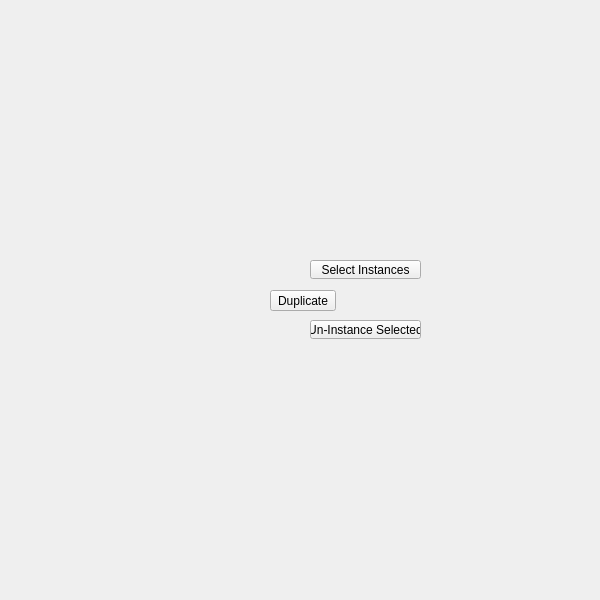
<?xml version="1.0" encoding="UTF-8"?>
<ui version="4.0">
 <class>QtUi</class>
 <widget class="QMainWindow" name="QtUi">
  <property name="enabled">
   <bool>true</bool>
  </property>
  <property name="geometry">
   <rect>
    <x>0</x>
    <y>0</y>
    <width>600</width>
    <height>600</height>
   </rect>
  </property>
  <property name="sizePolicy">
   <sizepolicy hsizetype="Ignored" vsizetype="Ignored">
    <horstretch>0</horstretch>
    <verstretch>0</verstretch>
   </sizepolicy>
  </property>
  <property name="minimumSize">
   <size>
    <width>0</width>
    <height>0</height>
   </size>
  </property>
  <property name="maximumSize">
   <size>
    <width>600</width>
    <height>600</height>
   </size>
  </property>
  <property name="cursor">
   <cursorShape>ArrowCursor</cursorShape>
  </property>
  <property name="windowTitle">
   <string>Toolkit</string>
  </property>
  <property name="whatsThis">
   <string>main</string>
  </property>
  <property name="toolButtonStyle">
   <enum>Qt::ToolButtonIconOnly</enum>
  </property>
  <property name="tabShape">
   <enum>QTabWidget::Triangular</enum>
  </property>
  <property name="dockNestingEnabled">
   <bool>true</bool>
  </property>
  <property name="dockOptions">
   <set>QMainWindow::AllowNestedDocks|QMainWindow::AllowTabbedDocks|QMainWindow::AnimatedDocks|QMainWindow::ForceTabbedDocks</set>
  </property>
  <widget class="QWidget" name="mainWindow">
   <property name="sizePolicy">
    <sizepolicy hsizetype="Ignored" vsizetype="Ignored">
     <horstretch>0</horstretch>
     <verstretch>0</verstretch>
    </sizepolicy>
   </property>
   <widget class="QPushButton" name="i025">
    <property name="geometry">
     <rect>
      <x>270</x>
      <y>290</y>
      <width>66</width>
      <height>21</height>
     </rect>
    </property>
    <property name="minimumSize">
     <size>
      <width>0</width>
      <height>21</height>
     </size>
    </property>
    <property name="maximumSize">
     <size>
      <width>16777215</width>
      <height>21</height>
     </size>
    </property>
    <property name="toolTip">
     <string/>
    </property>
    <property name="whatsThis">
     <string>duplicate</string>
    </property>
    <property name="text">
     <string>Duplicate</string>
    </property>
   </widget>
   <widget class="QPushButton" name="b004">
    <property name="geometry">
     <rect>
      <x>310</x>
      <y>260</y>
      <width>111</width>
      <height>19</height>
     </rect>
    </property>
    <property name="maximumSize">
     <size>
      <width>111</width>
      <height>19</height>
     </size>
    </property>
    <property name="toolTip">
     <string>&lt;html&gt;&lt;head/&gt;&lt;body&gt;&lt;p&gt;Select objects that are an instance of the current selection.&lt;/p&gt;&lt;p&gt;If no user selection exists, function will select all instanced objects in the scene.&lt;/p&gt;&lt;/body&gt;&lt;/html&gt;</string>
    </property>
    <property name="text">
     <string>Select Instances</string>
    </property>
    <property name="iconSize">
     <size>
      <width>18</width>
      <height>18</height>
     </size>
    </property>
    <property name="autoDefault">
     <bool>false</bool>
    </property>
    <property name="default">
     <bool>false</bool>
    </property>
    <property name="flat">
     <bool>false</bool>
    </property>
    <property name="bnabled" stdset="0">
     <bool>true</bool>
    </property>
   </widget>
   <widget class="QPushButton" name="b005">
    <property name="geometry">
     <rect>
      <x>310</x>
      <y>320</y>
      <width>111</width>
      <height>19</height>
     </rect>
    </property>
    <property name="maximumSize">
     <size>
      <width>111</width>
      <height>19</height>
     </size>
    </property>
    <property name="toolTip">
     <string>Uninstance selected objects. (no selection is needed for 'all' flag)</string>
    </property>
    <property name="text">
     <string>Un-Instance Selected</string>
    </property>
    <property name="iconSize">
     <size>
      <width>18</width>
      <height>18</height>
     </size>
    </property>
    <property name="autoDefault">
     <bool>false</bool>
    </property>
    <property name="default">
     <bool>false</bool>
    </property>
    <property name="flat">
     <bool>false</bool>
    </property>
    <property name="bnabled" stdset="0">
     <bool>true</bool>
    </property>
   </widget>
  </widget>
 </widget>
 <resources/>
 <connections/>
 <designerdata>
  <property name="gridDeltaX">
   <number>5</number>
  </property>
  <property name="gridDeltaY">
   <number>10</number>
  </property>
  <property name="gridSnapX">
   <bool>true</bool>
  </property>
  <property name="gridSnapY">
   <bool>true</bool>
  </property>
  <property name="gridVisible">
   <bool>true</bool>
  </property>
 </designerdata>
</ui>
